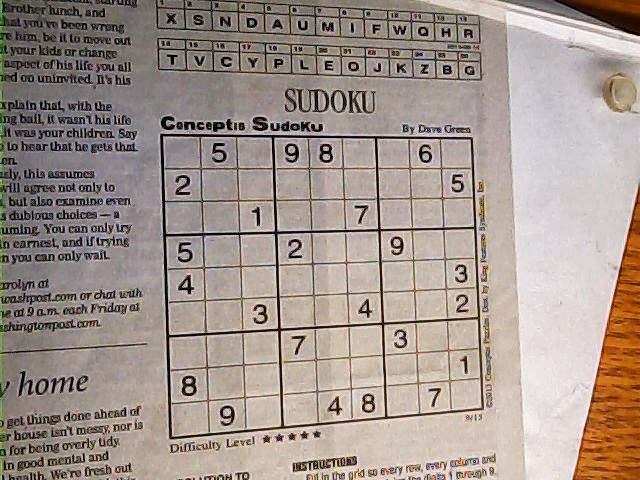
#> input picture S5.jpeg, 640 x 480 px
$ jupyter execute Alignment-Copy1.ipynb   (older library calls are emulated)
#> lines starting #> are read from the running program, lines starting #| are printed output that depends on the picture; after the words box and inside, x2 and y2 are one past the last pixel; in counts of white or black regions, pixels touching at a corner belong together
[cell 1]
import cv2
import numpy as np
import matplotlib.pyplot as plt

[cell 2]
MAX_FEATURES = 500
GOOD_MATCH_PERCENT = 0.15

[cell 3]
def prepro(img):
    gray = cv2.cvtColor(img,cv2.COLOR_BGR2GRAY)
    mask = np.zeros((gray.shape),np.uint8)
    kernel1 = cv2.getStructuringElement(cv2.MORPH_ELLIPSE,(11,11))

    close = cv2.morphologyEx(gray,cv2.MORPH_CLOSE,kernel1)
    div = np.float32(gray)/(close)
    res = np.uint8(cv2.normalize(div,div,0,255,cv2.NORM_MINMAX))
    res2 = cv2.cvtColor(res,cv2.COLOR_GRAY2BGR)
    plt.imshow(res)
    return res2, res, mask

[cell 4]
m = cv2.imread("S5.jpeg")
#> m is the input picture: shape (480, 640, 3); mean B, G, R 141.4, 148.9, 162.2
ref = cv2.imread("blank-sudoku-grid.png")
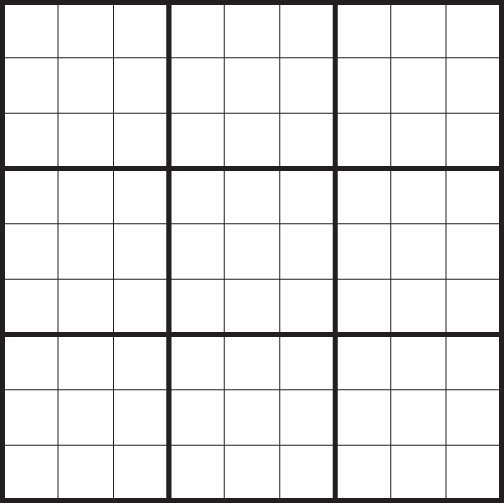
#> input picture model/blank-sudoku-grid.png, 504 x 504 px, found by its file name
#> ref is the input picture: shape (504, 504, 3); mean B, G, R 232.5, 232.4, 232.8
ref_g = cv2.cvtColor(ref,cv2.COLOR_BGR2GRAY)

[cell 5]
mo, mg, mask = prepro(m)
#> in prepro, `div = np.float32(gray)/(close)`:
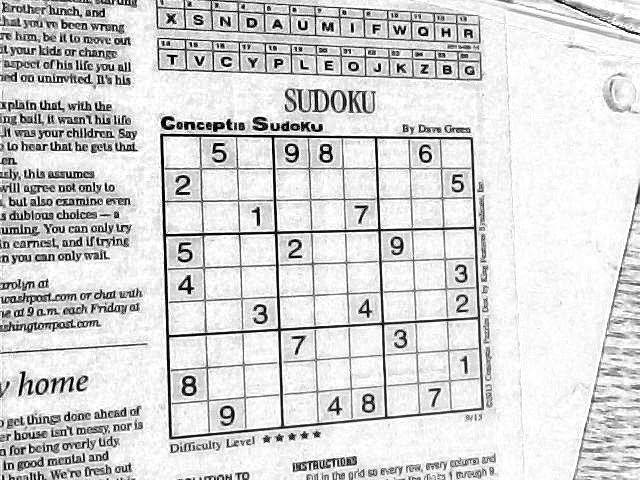
#> div: shape (480, 640) float32; min 0, max 1, mean 0.834
#> mask: shape (480, 640); every value is 0

[cell 6]
plt.imshow(mo)

[cell 7]
plt.imshow(ref_g)

[cell 8]
thresh = cv2.adaptiveThreshold(mg,255,cv2.ADAPTIVE_THRESH_GAUSSIAN_C,1,19,2)
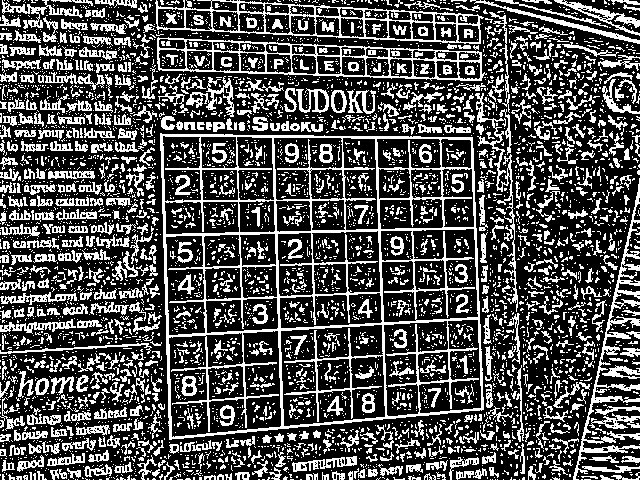
#> thresh: shape (480, 640); 31.4% white in thin lines or dots
contour,hier = cv2.findContours(thresh,cv2.RETR_TREE,cv2.CHAIN_APPROX_SIMPLE)
#> contour = 5875 contours, 5213 with area under 20; largest, box (x1, y1, x2, y2) and area: (160, 133, 484, 440) 90406, (157, 37, 487, 81) 9772, (155, 0, 484, 44) 9180, (280, 324, 386, 427) 8205, (168, 330, 282, 438) 8079
plt.imshow(thresh)
max_area = 0
best_cnt = None
for cnt in contour:
    area = cv2.contourArea(cnt)
    if area > 1000:
        if area > max_area:
            max_area = area
            best_cnt = cnt
#> this loop made 5875 passes
#> (area, max_area) on passes 2266, 2555: (1720, 1720), (90406, 90406)
#> after the loop, best_cnt = contour of 137 points, box (x1, y1, x2, y2) (160, 133, 484, 440), area 90406; max_area = 90406

t1 = cv2.drawContours(mask,[best_cnt],0,255,-1)
#> t1: shape (480, 640); 29.6% white; 1 white region, box (x1, y1, x2, y2) and area: (160, 133, 484, 440) 91009

t2 = cv2.drawContours(mask,[best_cnt],0,0,2)
#> t2: shape (480, 640); 28.8% white; 1 white region, box (x1, y1, x2, y2) and area: (162, 136, 482, 437) 88542


res = cv2.bitwise_and(mg,mask)
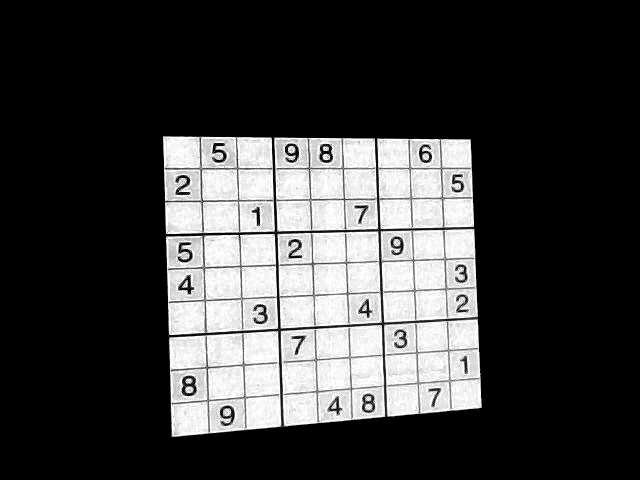
#> res: shape (480, 640); min 0, max 255, mean 62

[cell 9]
res.shape
#> Out = (480, 640)

[cell 10]
test = mo.copy()
c = max(contour,key= cv2.contourArea)
#> c has the same summary as best_cnt
x,y,w,h = cv2.boundingRect(c)
#> x = 160; y = 133; w = 324; h = 307

bd = cv2.rectangle(test,(x,y),(x+w,y+h),(255,0,0),2)
plt.imshow(bd)
plt.show()
res = res[y:y+h,x:x+w]
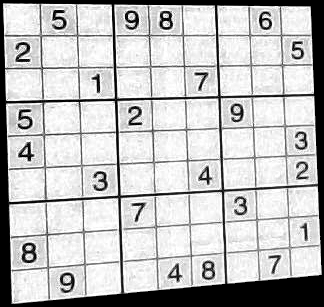
#> res: shape (307, 324); min 0, max 255, mean 191.4
plt.imshow(res)

[cell 11]
plt.imshow(t2)

[cell 12]
plt.imshow(res)

[cell 13]
kernelx = cv2.getStructuringElement(cv2.MORPH_ELLIPSE,(2,3))

dx = cv2.Sobel(res,cv2.CV_16S,1,0)
dx = cv2.convertScaleAbs(dx)
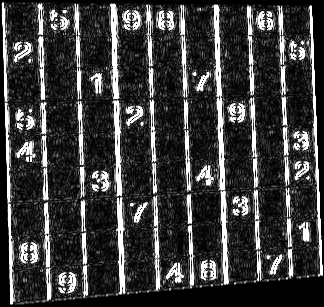
#> dx: shape (307, 324); min 0, max 255, mean 60.2
cv2.normalize(dx,dx,0,255,cv2.NORM_MINMAX)
plt.imshow(dx)
plt.show()
ret,close = cv2.threshold(dx,0,255,cv2.THRESH_BINARY+cv2.THRESH_OTSU)
#> close: shape (307, 324); 15.5% white; 285 white regions (199 under 20 px), largest, box (x1, y1, x2, y2) and area: (212, 5, 229, 285) 1377, (309, 5, 323, 276) 766, (5, 103, 15, 305) 699
#> ret = 131
close = cv2.morphologyEx(close,cv2.MORPH_DILATE,kernelx,iterations = 1)
#> close: shape (307, 324); 22.7% white; 109 white regions (65 under 20 px)

contour, hier = cv2.findContours(close,cv2.RETR_EXTERNAL,cv2.CHAIN_APPROX_SIMPLE)
#> contour = 109 contours, 71 with area under 20; largest, box (x1, y1, x2, y2) and area: (108, 3, 130, 296) 1785, (212, 4, 230, 286) 1532, (247, 5, 276, 283) 1440, (36, 2, 53, 302) 1408, (145, 4, 162, 292) 1186
plt.imshow(close)

[cell 14]
for cnt in contour:
    x,y,w,h = cv2.boundingRect(cnt)
    if h/w > 5:
        t = cv2.drawContours(close,[cnt],0,255,-1)
    else:
        t = cv2.drawContours(close,[cnt],0,0,-1)
#> this loop made 109 passes
#> (x, y, w, h) on passes 1, 5, 7, 8, 9, 10, 11, 12, 13, 15, 16, 19: (43, 300, 3, 3), (73, 297, 3, 3), (95, 295, 3, 3), (106, 293, 3, 4), (147, 290, 3, 3), (136, 290, 5, 4), (169, 287, 3, 4), (182, 286, 3, 4), (200, 285, 3, 3), (234, 281, 3, 4), (244, 280, 3, 4), (267, 279, 3, 3)
#> (cnt, x, y, w, h) on passes 2, 3, 4, 6, 14, 17: ([[37, 300], [37, 302], [38, 301]], 37, 300, 2, 3), ([[64, 298], [64, 300], [65, 299]], 64, 298, 2, 3), ([[56, 298], [56, 300], [57, 299]], 56, 298, 2, 3), ([[70, 297], [70, 299], [71, 298]], 70, 297, 2, 3), ([[211, 283], [211, 286], [212, 286], [213, 285]], 211, 283, 3, 4), ([[172, 280], [172, 283], [173, 282], [173, 281]], 172, 280, 2, 4)
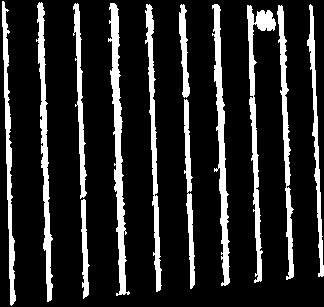
#> close: shape (307, 324); 16% white; 12 white regions, largest, box (x1, y1, x2, y2) and area: (108, 3, 130, 296) 2107, (212, 4, 230, 286) 1838, (247, 5, 276, 283) 1772

[cell 15]
#close = cv2.morphologyEx(close,cv2.MORPH_CLOSE,None,iterations = 2)
closex = close.copy()

[cell 16]
plt.imshow(closex)

[cell 17]
kernely = cv2.getStructuringElement(cv2.MORPH_CROSS,(3,2))
dy = cv2.Sobel(res,cv2.CV_64F,0,2,ksize=3)
dy = cv2.convertScaleAbs(dy)
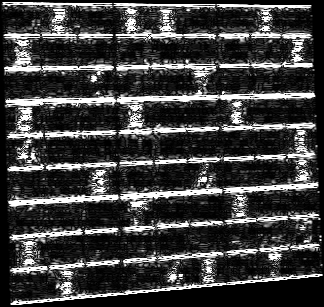
#> dy: shape (307, 324); min 0, max 255, mean 62.1
cv2.normalize(dy,dy,0,255,cv2.NORM_MINMAX)
plt.imshow(dy)
plt.show()

ret,close = cv2.threshold(dy,0,255,cv2.THRESH_BINARY+cv2.THRESH_OTSU)
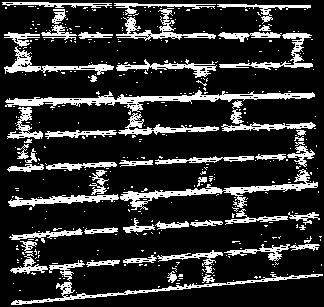
#> close: shape (307, 324); 17.9% white; 403 white regions (347 under 20 px), largest, box (x1, y1, x2, y2) and area: (5, 90, 315, 113) 1887, (120, 169, 318, 210) 1412, (11, 274, 323, 305) 1061
#> ret = 126
close = cv2.morphologyEx(close,cv2.MORPH_DILATE,kernely,iterations=1)
#> close: shape (307, 324); 27% white; 90 white regions (83 under 20 px), largest, box (x1, y1, x2, y2) and area: (1, 2, 321, 236) 20728, (8, 227, 324, 306) 5289, (166, 262, 184, 284) 187
closey = close.copy()
plt.imshow(close)

[cell 18]
grd = cv2.bitwise_and(closex,closey)
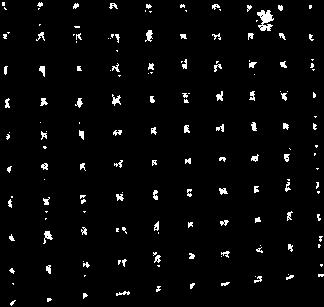
#> grd: shape (307, 324); 3.2% white in thin lines or dots
plt.imshow(grd)
